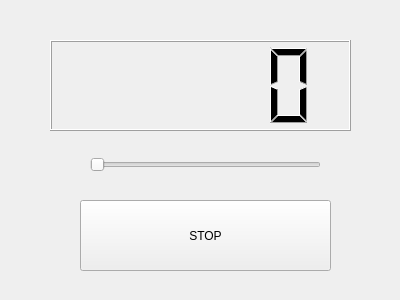
<?xml version="1.0" encoding="UTF-8"?>
<ui version="4.0">
 <class>Counter</class>
 <widget class="QWidget" name="Counter">
  <property name="geometry">
   <rect>
    <x>0</x>
    <y>0</y>
    <width>400</width>
    <height>300</height>
   </rect>
  </property>
  <property name="windowTitle">
   <string>Counter</string>
  </property>
  <widget class="QPushButton" name="button">
   <property name="geometry">
    <rect>
     <x>80</x>
     <y>200</y>
     <width>251</width>
     <height>71</height>
    </rect>
   </property>
   <property name="text">
    <string>STOP</string>
   </property>
  </widget>
  <widget class="QLCDNumber" name="lcdNumber">
   <property name="geometry">
    <rect>
     <x>50</x>
     <y>40</y>
     <width>301</width>
     <height>91</height>
    </rect>
   </property>
  </widget>
  <widget class="QSlider" name="horizontalSlider">
   <property name="geometry">
    <rect>
     <x>90</x>
     <y>149</y>
     <width>231</width>
     <height>31</height>
    </rect>
   </property>
   <property name="maximum">
    <number>10</number>
   </property>
   <property name="orientation">
    <enum>Qt::Horizontal</enum>
   </property>
  </widget>
 </widget>
 <resources/>
 <connections/>
</ui>
